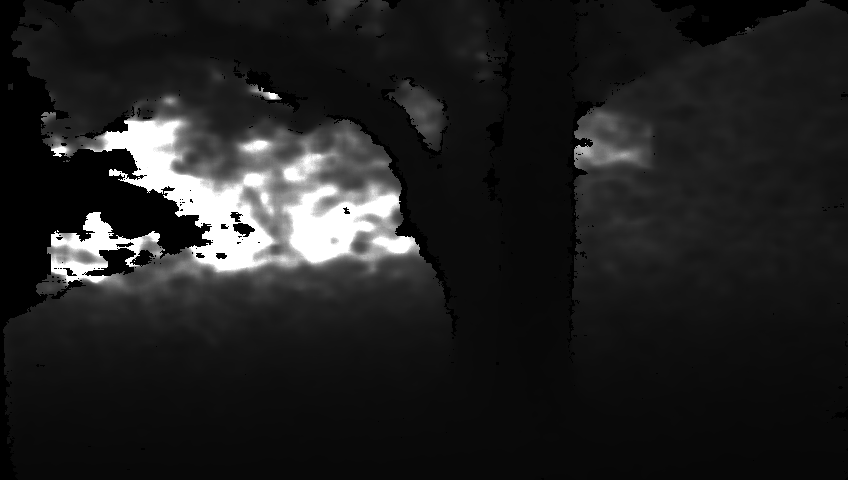
#> input picture camera_projector/data/images/tree_dpv_depth_multi.png, 848 x 480 px, found by its file name
$ python depth_filter.py
#> lines starting #> are read from the running program, lines starting #| are printed output that depends on the picture
import pdb

import cv2
import numpy as np
from matplotlib import pyplot as plt

path = "/home/rxth/catkin_ws/src/CameraProjectorProjection/camera_projector/data/images/"
# filename = "tree_dpv_depth_single.png"
# filename = "tree_dpv_depth_single2.png"
filename = "tree_dpv_depth_multi.png"
# [6 lines of commented-out code are left out]
img = cv2.imread(path+filename)
#> img is the input picture: shape (480, 848, 3); min 0, max 255, mean 33.3
img = cv2.cvtColor(img, cv2.COLOR_BGR2GRAY)
#> img: shape (480, 848)
# plt.imshow(img, cmap="gray")
plt.imshow(img, cmap="gray", vmin=0, vmax=255)
plt.show()

# img = np.array(img)
# img_mask = np.zeros(np.shape(img))
img_mask = np.zeros(np.shape(img), dtype="uint8")
print(img<255)
#> (printed output is left out)
# img_mask[img<255] = 200
img_mask[img<15] = 255
# img_mask[img<25] = 255
# img_mask[(img<255)] = 255
# plt.imshow(img_mask, cmap="gray")
plt.imshow(img_mask, cmap="gray", vmin=0, vmax=255)
plt.show()
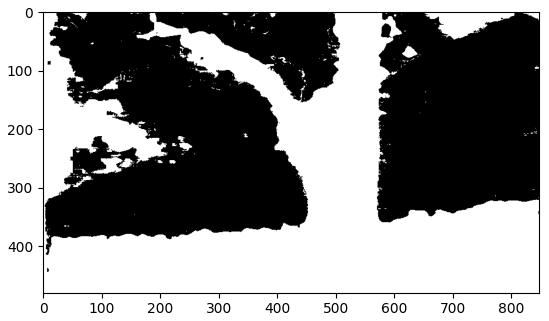
#> figure drawn by matplotlib, 1 panel

$ run again, with camera_projector/data/images/tree_dpv_depth_single.png copied over camera_projector/data/images/tree_dpv_depth_multi.png
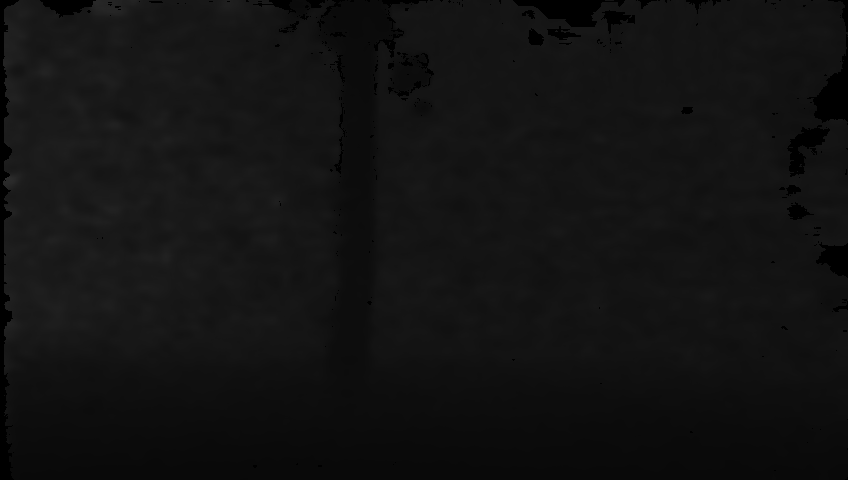
#> input picture camera_projector/data/images/tree_dpv_depth_single.png, 848 x 480 px, found by its file name
#> img is the input picture: shape (480, 848, 3); min 0, max 45, mean 18.2
#> img: shape (480, 848)
#> (printed output is left out)
#> `plt.show()`:
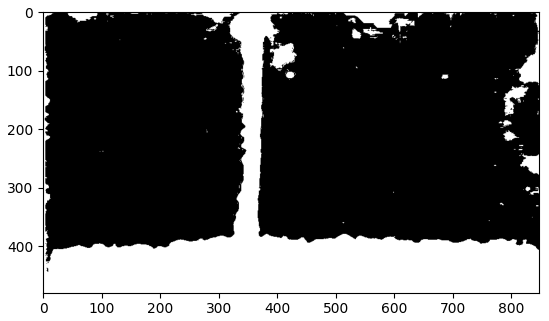
#> figure drawn by matplotlib, 1 panel

$ run again, with camera_projector/data/images/tree_dpv_depth_single2.png copied over camera_projector/data/images/tree_dpv_depth_multi.png
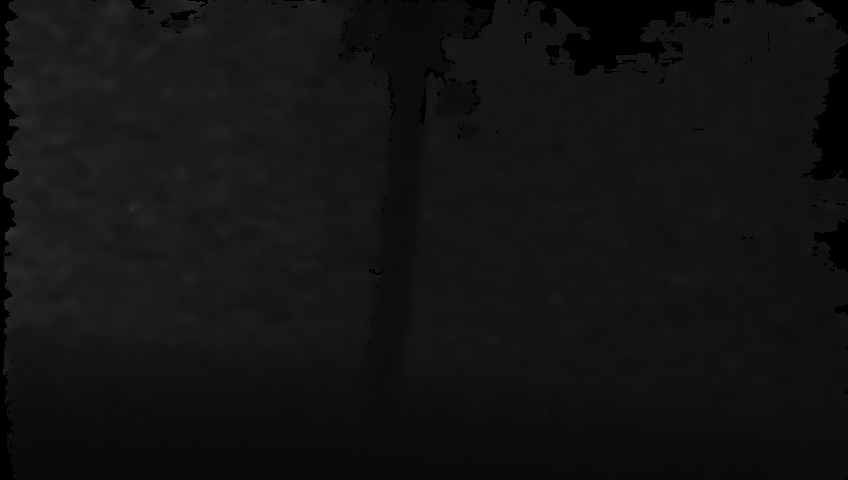
#> input picture camera_projector/data/images/tree_dpv_depth_single2.png, 848 x 480 px, found by its file name
#> img is the input picture: shape (480, 848, 3); min 0, max 54, mean 18.9
#> img: shape (480, 848)
#> (printed output is left out)
#> `plt.show()`:
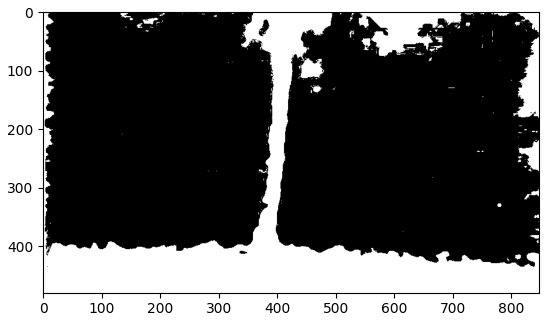
#> figure drawn by matplotlib, 1 panel

$ run again, with camera_projector/data/images/tree_dpv_depth_multi2.png copied over camera_projector/data/images/tree_dpv_depth_multi.png
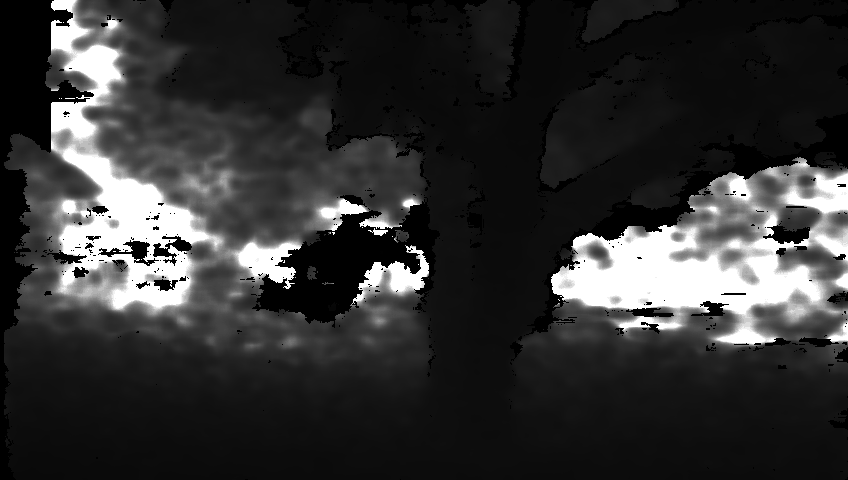
#> input picture camera_projector/data/images/tree_dpv_depth_multi2.png, 848 x 480 px, found by its file name
#> img is the input picture: shape (480, 848, 3); min 0, max 255, mean 51.4
#> img: shape (480, 848)
#> (printed output is left out)
#> `plt.show()`:
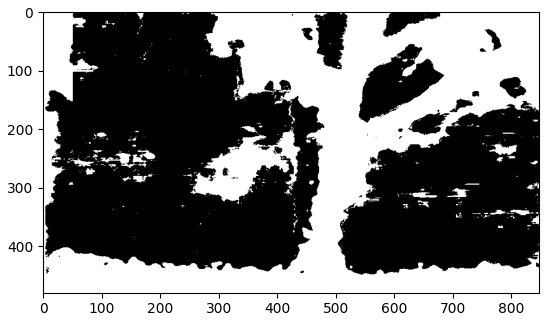
#> figure drawn by matplotlib, 1 panel
